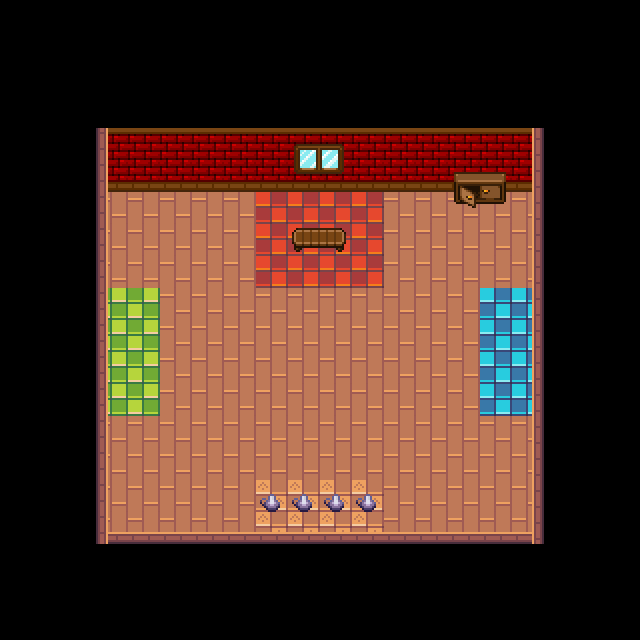

Tiled map render using the project's own tile images. Description and the map definition, with tile-layer contents summarised, below:
An orthogonal 20x20 tile map with 32x32 px tiles, 10 tile layers (Ground, Zone 1, Zone 2, Zone 3, ...) and 3 objects.

<map version="1.10" tiledversion="git" orientation="orthogonal" renderorder="right-down" width="20" height="20" tilewidth="32" tileheight="32" infinite="0" nextlayerid="11" nextobjectid="1">
 <editorsettings>
  <export target="main.json" format="json" />
 </editorsettings>
 <tileset firstgid="1" name="tileset" tilewidth="32" tileheight="32" tilecount="768" columns="48">
  <image source="tileset.png" width="1536" height="512" />
  <tile id="96">
   <objectgroup draworder="index" id="2">
    <object id="1" x="0" y="0" width="32" height="32" />
   </objectgroup>
  </tile>
  <tile id="144">
   <objectgroup draworder="index" id="3">
    <object id="2" x="0" y="0" width="32" height="32" />
    <object id="3" x="0" y="0" width="32" height="32" />
   </objectgroup>
  </tile>
 </tileset>
 <layer id="1" name="Ground" width="20" height="20">
  <data>[400 cells, 118 non-empty, 1 distinct tile ids]</data>
 </layer>
 <layer id="3" name="Zone 1" width="20" height="20">
  <data>[400 cells, 8 non-empty, 1 distinct tile ids]</data>
 </layer>
 <layer id="4" name="Zone 2" width="20" height="20">
  <data>[400 cells, 8 non-empty, 1 distinct tile ids]</data>
 </layer>
 <layer id="5" name="Zone 3" width="20" height="20">
  <data>[400 cells, 8 non-empty, 1 distinct tile ids]</data>
 </layer>
 <layer id="6" name="Zone 4" width="20" height="20">
  <data>[400 cells, 12 non-empty, 1 distinct tile ids]</data>
 </layer>
 <layer id="9" name="Decorations Ground" width="20" height="20">
  <data>[400 cells, 6 non-empty, 3 distinct tile ids]</data>
 </layer>
 <layer id="10" name="Room Objects" width="20" height="20">
  <data>[400 cells, 2 non-empty, 2 distinct tile ids]</data>
 </layer>
 <layer id="2" name="Walls" width="20" height="20">
  <data>[400 cells, 62 non-empty, 3 distinct tile ids]</data>
 </layer>
 <layer id="8" name="Decorations Walls" width="20" height="20">
  <data>[400 cells, 6 non-empty, 6 distinct tile ids]</data>
 </layer>
 <layer id="7" name="Corners" width="20" height="20">
  <data>[400 cells, 6 non-empty, 1 distinct tile ids]</data>
 </layer>
</map>